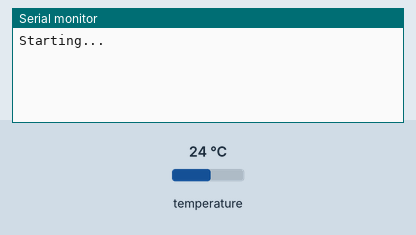
A sketch run on a simulated Arduino MKR. Shown: the last lines printed to the serial monitor. The inputs (shaded band) are chosen by the test bench; at power-on: temperature 24 °C.

Above: at 1.8 s.
1.9 s: temperature set to 28 °C
At 2.4 s:
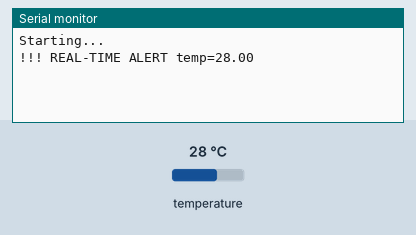
4.5 s: temperature set to 33 °C
At 5.8 s:
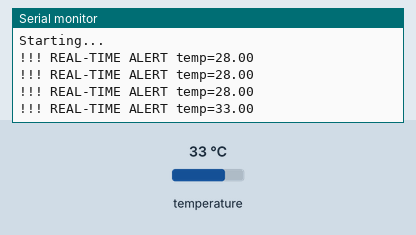

The sketch:

real_time_and_summary.ino
```cpp
#include <Arduino_MKRENV.h>

const int N = 10;
float temps[N];
int indexPos = 0;

const float ALERT_TEMP = 26.0;  // check your room temp

void setup() {
  Serial.begin(9600);

  if (!ENV.begin()) {
    Serial.println("ENV Shield not detected!");
    while (true) { }
  }

  Serial.println("Starting...");
}

void loop() {
  float t = ENV.readTemperature();  // collected data
  temps[indexPos] = t;
  indexPos++;

  // REAL-TIME REPORT (only when needed)
  if (t >= ALERT_TEMP) {
    Serial.print("!!! REAL-TIME ALERT temp=");
    Serial.println(t);
  }

  delay(1000);

  // SUMMARY REPORT every N samples
  if (indexPos == N) {
    Serial.print("SUMMARY avg=");
    Serial.print(average(temps, N));
    Serial.print(" min=");
    Serial.print(minimum(temps, N));
    Serial.print(" max=");
    Serial.println(maximum(temps, N));

    indexPos = 0;
  }
}

float average(float arr[], int size) {
  float sum = 0;
  for (int i = 0; i < size; i++) sum += arr[i];
  return sum / size;
}
float minimum(float arr[], int size) {
  float mn = arr[0];
  for (int i = 1; i < size; i++) if (arr[i] < mn) mn = arr[i];
  return mn;
}
float maximum(float arr[], int size) {
  float mx = arr[0];
  for (int i = 1; i < size; i++) if (arr[i] > mx) mx = arr[i];
  return mx;
}
```

Measured:
- after the input at 1.9 s, the serial monitor: prints a new line after 0.12 s (image 1)
- after the input at 4.5 s, the serial monitor: prints a new line after 0.53 s (image 2)
